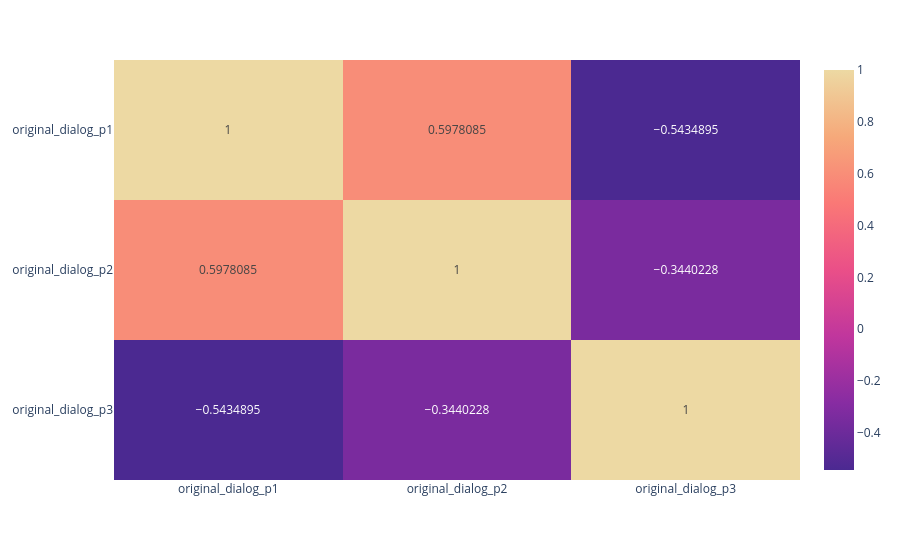

The code cell stored with this chart in its notebook:
### Code cell
fig_corr

### Figure 1 — Plotly figure (JSON) as saved in the notebook; plotly's stock layout.template omitted (floating-point values rounded to 4 significant figures)
{"data": [{"coloraxis": "coloraxis", "hovertemplate": "x: %{x}<br>y: %{y}<br>color: %{z}<extra></extra>", "name": "0", "texttemplate": "%{z}", "type": "heatmap", "x": ["original_dialog_p1", "original_dialog_p2", "original_dialog_p3"], "xaxis": "x", "y": ["original_dialog_p1", "original_dialog_p2", "original_dialog_p3"], "yaxis": "y", "z": [[1.0, 0.5978, -0.5435], [0.5978, 1.0, -0.344], [-0.5435, -0.344, 1.0]]}], "layout": {"coloraxis": {"colorscale": [[0, "rgb(75, 41, 145)"], [0.1667, "rgb(135, 44, 162)"], [0.3333, "rgb(192, 54, 157)"], [0.5, "rgb(234, 79, 136)"], [0.6667, "rgb(250, 120, 118)"], [0.8333, "rgb(246, 169, 122)"], [1, "rgb(237, 217, 163)"]]}, "margin": {"t": 60}, "xaxis": {"anchor": "y", "domain": [0, 1]}, "yaxis": {"anchor": "x", "autorange": "reversed", "domain": [0, 1]}}}
